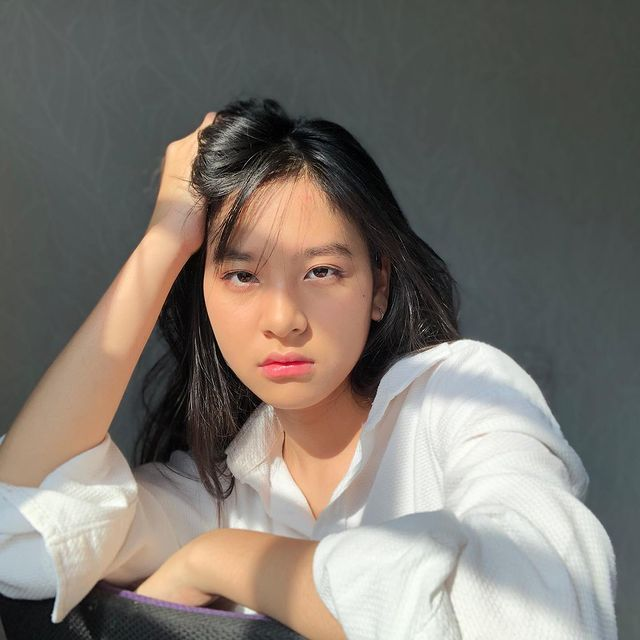
#> input picture 1207070103_Reza Fajriatul Haq/Image/zee.jpeg, 640 x 640 px
$ python '1-Transformasi Twirl.py'
#> lines starting #> are read from the running program, lines starting #| are printed output that depends on the picture
import cv2
import matplotlib.pyplot as plt
from skimage.transform import swirl

# Load gambar
image = cv2.imread("Image/zee.jpeg")
#> image is the input picture: shape (640, 640, 3); mean B, G, R 109.8, 117, 123.4

# Konversi gambar ke skema warna RGB
image_rgb = cv2.cvtColor(image, cv2.COLOR_BGR2RGB)

# Terapkan transformasi twirl pada gambar
swirled = swirl(image_rgb, rotation=0, strength=60, radius=500)
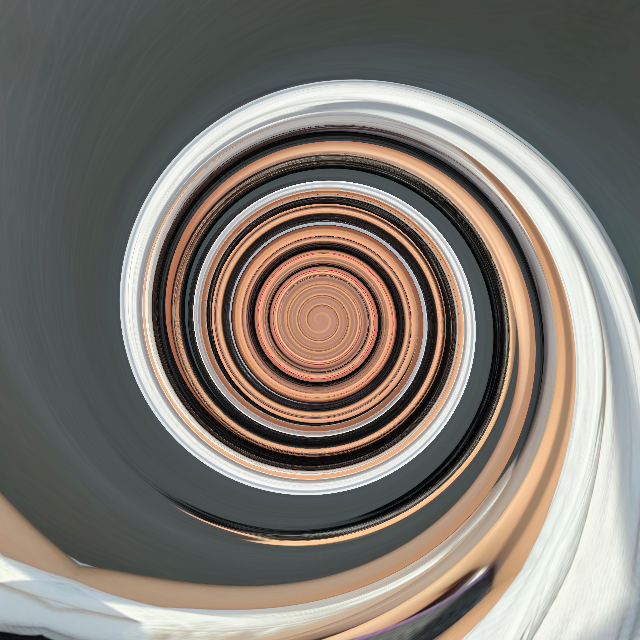
#> swirled: shape (640, 640, 3) float64; mean R, G, B 0.498, 0.472, 0.443

# Tampilkan gambar asli dan gambar hasil transformasi twirl
fig, (ax0, ax1) = plt.subplots(nrows=1, ncols=2, figsize=(8, 3), sharex=True, sharey=True)
ax0.imshow(image_rgb)
ax0.axis('off')
ax1.imshow(swirled)
ax1.axis('off')
plt.show()
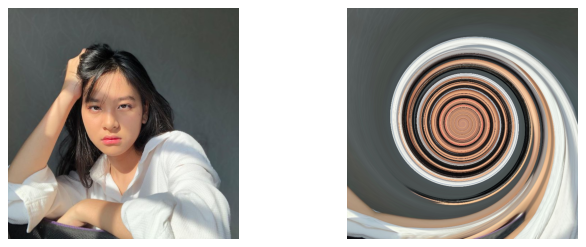
#> figure drawn by matplotlib, 2 panels

$ run again, with 1207070103_Reza Fajriatul Haq/Image/brain.jpeg copied over 1207070103_Reza Fajriatul Haq/Image/zee.jpeg
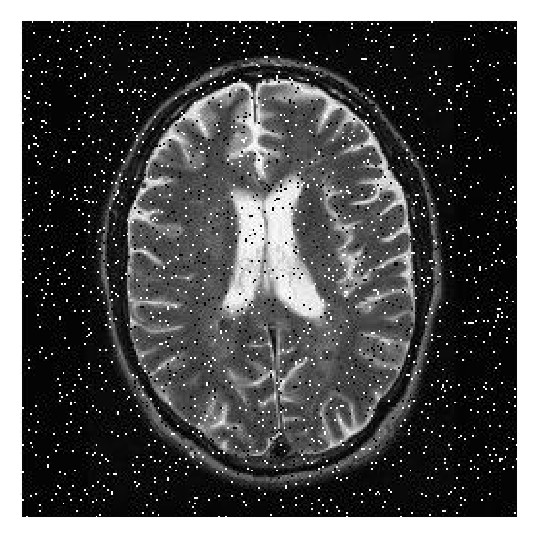
#> input picture 1207070103_Reza Fajriatul Haq/Image/brain.jpeg, 537 x 537 px
#> image is the input picture: shape (537, 537, 3); min 0, max 255, mean 82.8
#> `swirled = swirl(image_rgb, rotation=0, strength=60, radius=500)`:
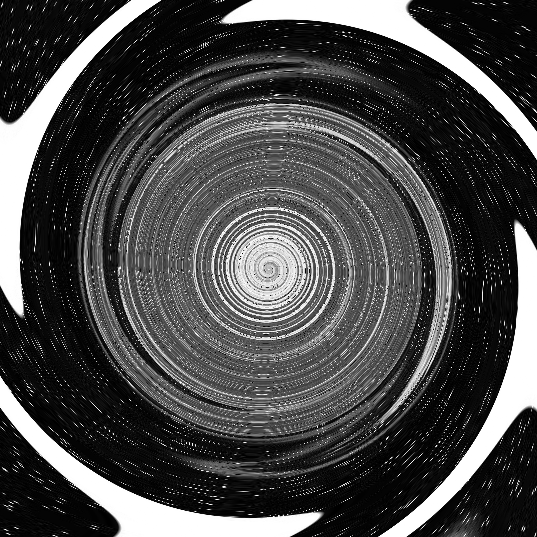
#> swirled: shape (537, 537, 3) float64; min 0, max 1, mean 0.29
#> `plt.show()`:
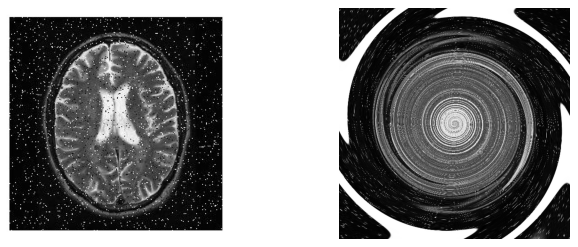
#> figure drawn by matplotlib, 2 panels

$ run again, with 1207070103_Reza Fajriatul Haq/Image/boneka2.tif saved as 1207070103_Reza Fajriatul Haq/Image/zee.jpeg
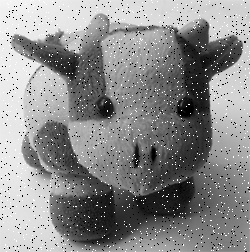
#> input picture 1207070103_Reza Fajriatul Haq/Image/boneka2.tif, 250 x 252 px
#> image is the input picture: shape (252, 250, 3); min 0, max 255, mean 139.1
#> `swirled = swirl(image_rgb, rotation=0, strength=60, radius=500)`:
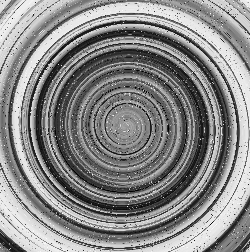
#> swirled: shape (252, 250, 3) float64; min 0, max 0.998, mean 0.537
#> `plt.show()`:
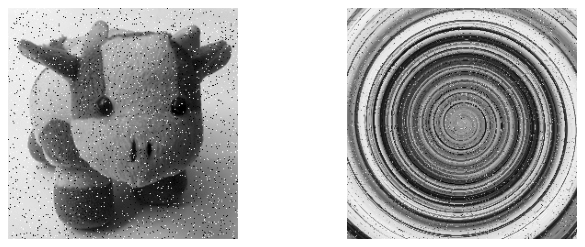
#> figure drawn by matplotlib, 2 panels
